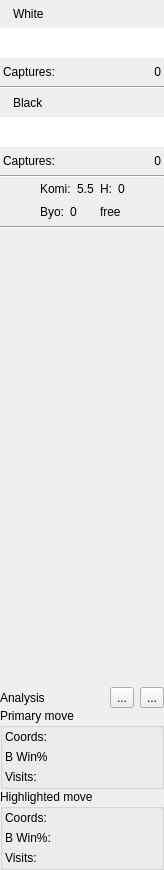
<?xml version="1.0" encoding="UTF-8"?>
<ui version="4.0">
 <class>NormalTools</class>
 <widget class="QWidget" name="NormalTools">
  <property name="geometry">
   <rect>
    <x>0</x>
    <y>0</y>
    <width>164</width>
    <height>870</height>
   </rect>
  </property>
  <property name="minimumSize">
   <size>
    <width>138</width>
    <height>260</height>
   </size>
  </property>
  <property name="windowTitle">
   <string>NormalTools</string>
  </property>
  <layout class="QVBoxLayout">
   <property name="spacing">
    <number>4</number>
   </property>
   <property name="leftMargin">
    <number>0</number>
   </property>
   <property name="topMargin">
    <number>4</number>
   </property>
   <property name="rightMargin">
    <number>0</number>
   </property>
   <property name="bottomMargin">
    <number>0</number>
   </property>
   <item>
    <layout class="QHBoxLayout" name="horizontalLayout_4">
     <item>
      <widget class="QLabel" name="label_2">
       <property name="text">
        <string/>
       </property>
       <property name="pixmap">
        <pixmap resource="q4go.qrc">:/images/stone_w16.png</pixmap>
       </property>
      </widget>
     </item>
     <item>
      <widget class="QLabel" name="whiteLabel">
       <property name="text">
        <string>White</string>
       </property>
      </widget>
     </item>
     <item>
      <spacer name="horizontalSpacer_2">
       <property name="orientation">
        <enum>Qt::Horizontal</enum>
       </property>
       <property name="sizeHint" stdset="0">
        <size>
         <width>40</width>
         <height>20</height>
        </size>
       </property>
      </spacer>
     </item>
    </layout>
   </item>
   <item>
    <widget class="ClockView" name="wtimeView">
     <property name="maximumSize">
      <size>
       <width>16777215</width>
       <height>30</height>
      </size>
     </property>
     <property name="frameShape">
      <enum>QFrame::NoFrame</enum>
     </property>
     <property name="verticalScrollBarPolicy">
      <enum>Qt::ScrollBarAlwaysOff</enum>
     </property>
     <property name="horizontalScrollBarPolicy">
      <enum>Qt::ScrollBarAlwaysOff</enum>
     </property>
     <property name="backgroundBrush">
      <brush brushstyle="SolidPattern">
       <color alpha="255">
        <red>0</red>
        <green>0</green>
        <blue>0</blue>
       </color>
      </brush>
     </property>
     <property name="alignment">
      <set>Qt::AlignLeading|Qt::AlignLeft|Qt::AlignTop</set>
     </property>
     <property name="transformationAnchor">
      <enum>QGraphicsView::NoAnchor</enum>
     </property>
    </widget>
   </item>
   <item>
    <layout class="QHBoxLayout" name="horizontalLayout_2">
     <property name="leftMargin">
      <number>3</number>
     </property>
     <property name="topMargin">
      <number>3</number>
     </property>
     <property name="rightMargin">
      <number>3</number>
     </property>
     <property name="bottomMargin">
      <number>3</number>
     </property>
     <item>
      <widget class="QLabel" name="TextLabel2">
       <property name="text">
        <string>Captures:</string>
       </property>
       <property name="wordWrap">
        <bool>false</bool>
       </property>
      </widget>
     </item>
     <item>
      <widget class="QLabel" name="capturesWhite">
       <property name="text">
        <string>0</string>
       </property>
       <property name="alignment">
        <set>Qt::AlignRight|Qt::AlignTrailing|Qt::AlignVCenter</set>
       </property>
       <property name="wordWrap">
        <bool>false</bool>
       </property>
      </widget>
     </item>
    </layout>
   </item>
   <item>
    <widget class="Line" name="line_3">
     <property name="orientation">
      <enum>Qt::Horizontal</enum>
     </property>
    </widget>
   </item>
   <item>
    <layout class="QHBoxLayout" name="horizontalLayout_5">
     <item>
      <widget class="QLabel" name="label_4">
       <property name="text">
        <string/>
       </property>
       <property name="pixmap">
        <pixmap resource="q4go.qrc">:/images/stone_b16.png</pixmap>
       </property>
      </widget>
     </item>
     <item>
      <widget class="QLabel" name="blackLabel">
       <property name="text">
        <string>Black</string>
       </property>
      </widget>
     </item>
     <item>
      <spacer name="horizontalSpacer_3">
       <property name="orientation">
        <enum>Qt::Horizontal</enum>
       </property>
       <property name="sizeHint" stdset="0">
        <size>
         <width>40</width>
         <height>20</height>
        </size>
       </property>
      </spacer>
     </item>
    </layout>
   </item>
   <item>
    <widget class="ClockView" name="btimeView">
     <property name="maximumSize">
      <size>
       <width>16777215</width>
       <height>30</height>
      </size>
     </property>
     <property name="frameShape">
      <enum>QFrame::NoFrame</enum>
     </property>
     <property name="verticalScrollBarPolicy">
      <enum>Qt::ScrollBarAlwaysOff</enum>
     </property>
     <property name="horizontalScrollBarPolicy">
      <enum>Qt::ScrollBarAlwaysOff</enum>
     </property>
     <property name="backgroundBrush">
      <brush brushstyle="SolidPattern">
       <color alpha="255">
        <red>0</red>
        <green>0</green>
        <blue>0</blue>
       </color>
      </brush>
     </property>
     <property name="alignment">
      <set>Qt::AlignLeading|Qt::AlignLeft|Qt::AlignTop</set>
     </property>
     <property name="transformationAnchor">
      <enum>QGraphicsView::NoAnchor</enum>
     </property>
    </widget>
   </item>
   <item>
    <layout class="QHBoxLayout" name="horizontalLayout_3">
     <property name="leftMargin">
      <number>3</number>
     </property>
     <property name="topMargin">
      <number>3</number>
     </property>
     <property name="rightMargin">
      <number>3</number>
     </property>
     <property name="bottomMargin">
      <number>3</number>
     </property>
     <item>
      <widget class="QLabel" name="TextLabel1">
       <property name="text">
        <string>Captures:</string>
       </property>
       <property name="wordWrap">
        <bool>false</bool>
       </property>
      </widget>
     </item>
     <item>
      <widget class="QLabel" name="capturesBlack">
       <property name="text">
        <string>0</string>
       </property>
       <property name="alignment">
        <set>Qt::AlignRight|Qt::AlignTrailing|Qt::AlignVCenter</set>
       </property>
       <property name="wordWrap">
        <bool>false</bool>
       </property>
      </widget>
     </item>
    </layout>
   </item>
   <item>
    <widget class="Line" name="line_2">
     <property name="orientation">
      <enum>Qt::Horizontal</enum>
     </property>
    </widget>
   </item>
   <item>
    <layout class="QGridLayout">
     <item row="0" column="2">
      <layout class="QHBoxLayout">
       <item>
        <widget class="QLabel" name="TextLabel_Handicap">
         <property name="maximumSize">
          <size>
           <width>15</width>
           <height>32767</height>
          </size>
         </property>
         <property name="toolTip">
          <string>Handicap</string>
         </property>
         <property name="whatsThis">
          <string>Handicap

Number of stones placed by black as his first move.</string>
         </property>
         <property name="text">
          <string>H:</string>
         </property>
         <property name="wordWrap">
          <bool>false</bool>
         </property>
        </widget>
       </item>
       <item>
        <widget class="QLabel" name="handicap">
         <property name="text">
          <string>0</string>
         </property>
         <property name="wordWrap">
          <bool>false</bool>
         </property>
        </widget>
       </item>
      </layout>
     </item>
     <item row="0" column="1">
      <layout class="QHBoxLayout">
       <item>
        <widget class="QLabel" name="TextLabel_komi">
         <property name="toolTip">
          <string>komi points</string>
         </property>
         <property name="whatsThis">
          <string>komi:

Add komi points to white because black has the advantage to set the first stone.
Use &quot;komi x&quot; to request a komi of x (number).</string>
         </property>
         <property name="text">
          <string>Komi:</string>
         </property>
         <property name="wordWrap">
          <bool>false</bool>
         </property>
        </widget>
       </item>
       <item>
        <widget class="QLabel" name="komi">
         <property name="text">
          <string>5.5</string>
         </property>
         <property name="wordWrap">
          <bool>false</bool>
         </property>
        </widget>
       </item>
      </layout>
     </item>
     <item row="1" column="3">
      <spacer name="spacer7">
       <property name="orientation">
        <enum>Qt::Horizontal</enum>
       </property>
       <property name="sizeType">
        <enum>QSizePolicy::Expanding</enum>
       </property>
       <property name="sizeHint" stdset="0">
        <size>
         <width>43</width>
         <height>20</height>
        </size>
       </property>
      </spacer>
     </item>
     <item row="1" column="1">
      <layout class="QHBoxLayout">
       <item>
        <widget class="QLabel" name="TextLabel_Byo">
         <property name="toolTip">
          <string>byoyomi time (minutes)</string>
         </property>
         <property name="whatsThis">
          <string>Byoyomi time

Additional time to place a number of stones.
If time reaches zero before all stones are placed, the game ends immediately: &quot;... forfeits on time.&quot;

Time Systems (offline):

Absolute: Byo = 0, no additional time after main time is zero.

Canadian: e.g. Byo = 6/25, 25 stones to place in 6 minutes; if all stones are placed. The byoyomi period is reset to this value and the same number of stones have to be placed until the game ends.

byo-yomi: e.g. Byo: 7x30s, 7 periods at 30 seconds; if a stone is placed within 30 seconds, time is reset to 30 seconds, if not placed within 30 seconds, period will be decreased by one, a new period of 30 seconds starts; if period is zero and last time interval is over then game ends.</string>
         </property>
         <property name="text">
          <string>Byo:</string>
         </property>
         <property name="wordWrap">
          <bool>false</bool>
         </property>
        </widget>
       </item>
       <item>
        <widget class="QLabel" name="byoyomi">
         <property name="text">
          <string>0</string>
         </property>
         <property name="wordWrap">
          <bool>false</bool>
         </property>
        </widget>
       </item>
      </layout>
     </item>
     <item row="1" column="0">
      <spacer name="spacer6">
       <property name="orientation">
        <enum>Qt::Horizontal</enum>
       </property>
       <property name="sizeType">
        <enum>QSizePolicy::Expanding</enum>
       </property>
       <property name="sizeHint" stdset="0">
        <size>
         <width>44</width>
         <height>20</height>
        </size>
       </property>
      </spacer>
     </item>
     <item row="1" column="2">
      <widget class="QLabel" name="TextLabel_free">
       <property name="toolTip">
        <string>free/rated game</string>
       </property>
       <property name="whatsThis">
        <string>free game:

use &quot;free&quot; command to make game rated or unrated (free)</string>
       </property>
       <property name="text">
        <string>free</string>
       </property>
       <property name="alignment">
        <set>Qt::AlignLeading|Qt::AlignLeft|Qt::AlignVCenter</set>
       </property>
       <property name="wordWrap">
        <bool>false</bool>
       </property>
      </widget>
     </item>
    </layout>
   </item>
   <item>
    <widget class="Line" name="line">
     <property name="orientation">
      <enum>Qt::Horizontal</enum>
     </property>
    </widget>
   </item>
   <item>
    <spacer name="verticalSpacer">
     <property name="orientation">
      <enum>Qt::Vertical</enum>
     </property>
     <property name="sizeHint" stdset="0">
      <size>
       <width>20</width>
       <height>40</height>
      </size>
     </property>
    </spacer>
   </item>
   <item>
    <widget class="QFrame" name="anGroup">
     <layout class="QVBoxLayout" name="verticalLayout">
      <property name="spacing">
       <number>0</number>
      </property>
      <property name="leftMargin">
       <number>0</number>
      </property>
      <property name="topMargin">
       <number>0</number>
      </property>
      <property name="rightMargin">
       <number>0</number>
      </property>
      <property name="bottomMargin">
       <number>0</number>
      </property>
      <item>
       <layout class="QHBoxLayout" name="horizontalLayout">
        <property name="topMargin">
         <number>0</number>
        </property>
        <property name="rightMargin">
         <number>0</number>
        </property>
        <item>
         <widget class="QLabel" name="label_5">
          <property name="text">
           <string>Analysis</string>
          </property>
         </widget>
        </item>
        <item>
         <spacer name="horizontalSpacer">
          <property name="orientation">
           <enum>Qt::Horizontal</enum>
          </property>
          <property name="sizeHint" stdset="0">
           <size>
            <width>40</width>
            <height>20</height>
           </size>
          </property>
         </spacer>
        </item>
        <item>
         <widget class="QToolButton" name="anStartButton">
          <property name="text">
           <string>...</string>
          </property>
          <property name="icon">
           <iconset resource="q4go.qrc">
            <normaloff>:/images/exit.png</normaloff>:/images/exit.png</iconset>
          </property>
          <property name="checkable">
           <bool>true</bool>
          </property>
         </widget>
        </item>
        <item>
         <widget class="QToolButton" name="anPauseButton">
          <property name="text">
           <string>...</string>
          </property>
          <property name="icon">
           <iconset resource="q4go.qrc">
            <normaloff>:/images/pause.png</normaloff>:/images/pause.png</iconset>
          </property>
          <property name="checkable">
           <bool>true</bool>
          </property>
         </widget>
        </item>
       </layout>
      </item>
      <item>
       <widget class="QGroupBox" name="anPrimaryBox">
        <property name="title">
         <string>Primary move</string>
        </property>
        <layout class="QFormLayout" name="formLayout">
         <property name="leftMargin">
          <number>2</number>
         </property>
         <property name="topMargin">
          <number>2</number>
         </property>
         <property name="rightMargin">
          <number>2</number>
         </property>
         <property name="bottomMargin">
          <number>2</number>
         </property>
         <item row="0" column="0">
          <widget class="QLabel" name="label">
           <property name="text">
            <string>Coords:</string>
           </property>
          </widget>
         </item>
         <item row="1" column="0">
          <widget class="QLabel" name="pWRLabel">
           <property name="text">
            <string>B Win%</string>
           </property>
          </widget>
         </item>
         <item row="1" column="1">
          <widget class="QLabel" name="primaryWR">
           <property name="text">
            <string/>
           </property>
           <property name="alignment">
            <set>Qt::AlignRight|Qt::AlignTrailing|Qt::AlignVCenter</set>
           </property>
          </widget>
         </item>
         <item row="2" column="0">
          <widget class="QLabel" name="label_9">
           <property name="text">
            <string>Visits:</string>
           </property>
          </widget>
         </item>
         <item row="2" column="1">
          <widget class="QLabel" name="primaryVisits">
           <property name="text">
            <string/>
           </property>
           <property name="alignment">
            <set>Qt::AlignRight|Qt::AlignTrailing|Qt::AlignVCenter</set>
           </property>
          </widget>
         </item>
         <item row="0" column="1">
          <widget class="QLabel" name="primaryCoords">
           <property name="text">
            <string/>
           </property>
           <property name="alignment">
            <set>Qt::AlignRight|Qt::AlignTrailing|Qt::AlignVCenter</set>
           </property>
          </widget>
         </item>
        </layout>
       </widget>
      </item>
      <item>
       <widget class="QGroupBox" name="anShownBox">
        <property name="title">
         <string>Highlighted move</string>
        </property>
        <layout class="QFormLayout" name="formLayout_2">
         <property name="leftMargin">
          <number>2</number>
         </property>
         <property name="topMargin">
          <number>2</number>
         </property>
         <property name="rightMargin">
          <number>2</number>
         </property>
         <property name="bottomMargin">
          <number>2</number>
         </property>
         <item row="0" column="0">
          <widget class="QLabel" name="label_3">
           <property name="text">
            <string>Coords:</string>
           </property>
          </widget>
         </item>
         <item row="1" column="0">
          <widget class="QLabel" name="sWRLabel">
           <property name="text">
            <string>B Win%:</string>
           </property>
          </widget>
         </item>
         <item row="0" column="1">
          <widget class="QLabel" name="shownCoords">
           <property name="text">
            <string/>
           </property>
           <property name="alignment">
            <set>Qt::AlignRight|Qt::AlignTrailing|Qt::AlignVCenter</set>
           </property>
          </widget>
         </item>
         <item row="1" column="1">
          <widget class="QLabel" name="shownWR">
           <property name="text">
            <string/>
           </property>
           <property name="alignment">
            <set>Qt::AlignRight|Qt::AlignTrailing|Qt::AlignVCenter</set>
           </property>
          </widget>
         </item>
         <item row="2" column="0">
          <widget class="QLabel" name="label_10">
           <property name="text">
            <string>Visits:</string>
           </property>
          </widget>
         </item>
         <item row="2" column="1">
          <widget class="QLabel" name="shownVisits">
           <property name="text">
            <string/>
           </property>
           <property name="alignment">
            <set>Qt::AlignRight|Qt::AlignTrailing|Qt::AlignVCenter</set>
           </property>
          </widget>
         </item>
        </layout>
       </widget>
      </item>
     </layout>
    </widget>
   </item>
  </layout>
 </widget>
 <layoutdefault spacing="6" margin="11"/>
 <customwidgets>
  <customwidget>
   <class>ClockView</class>
   <extends>QGraphicsView</extends>
   <header>clockview.h</header>
  </customwidget>
 </customwidgets>
 <resources>
  <include location="q4go.qrc"/>
 </resources>
 <connections/>
</ui>
